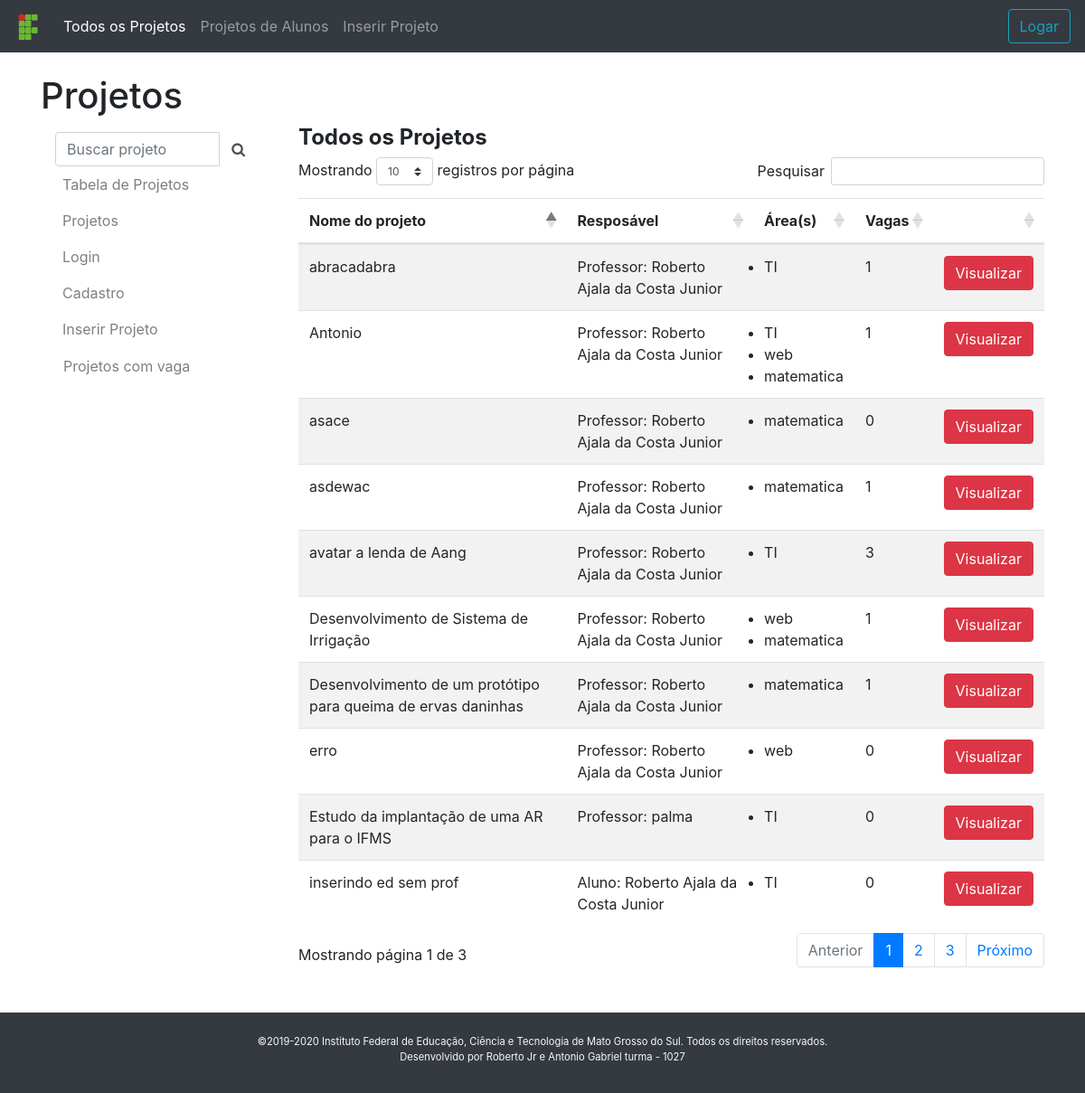
The page /views/tabela_projetos.php on the database its author committed.
### tables this page shows
CREATE TABLE `projeto` (
  `idProj` int(11) NOT NULL,
  `idProf` int(11) DEFAULT NULL,
  `idAluno` int(11) DEFAULT NULL,
  `tituloProj` varchar(255) NOT NULL,
  `dataIniProj` date DEFAULT NULL,
  `dataFinProj` date DEFAULT NULL,
  `resumoProj` mediumtext NOT NULL,
  `fotoProj` varchar(200) DEFAULT NULL,
  `vagasProj` int(11) NOT NULL,
  `inscritosProj` int(11) NOT NULL,
  `vagasRestantes` int(11) NOT NULL,
  `orienta` tinyint(4) DEFAULT NULL
);

CREATE TABLE `professor` (
  `idProf` int(11) NOT NULL,
  `idLogin` int(11) NOT NULL,
  `nomeProf` varchar(255) DEFAULT NULL,
  `cpfProf` varchar(14) DEFAULT NULL,
  `idCampus` int(11) DEFAULT NULL,
  `siap` varchar(255) DEFAULT NULL,
  `telefone` varchar(15) DEFAULT NULL,
  `privilegios` int(11) DEFAULT NULL
);

CREATE TABLE `areaprojeto` (
  `id` int(11) NOT NULL,
  `idProjeto` int(11) NOT NULL,
  `idArea` int(11) NOT NULL
);

CREATE TABLE `areainteresse` (
  `idArea` int(11) NOT NULL,
  `nomeArea` varchar(255) DEFAULT NULL
);

CREATE TABLE `aluno` (
  `idAluno` int(11) NOT NULL,
  `idLogin` int(11) NOT NULL,
  `nomeAluno` varchar(255) DEFAULT NULL,
  `idCurso` int(11) DEFAULT NULL,
  `idCampus` int(11) DEFAULT NULL,
  `cpfAluno` varchar(14) DEFAULT NULL,
  `raAluno` int(11) DEFAULT NULL,
  `turma` varchar(5) DEFAULT NULL,
  `privilegios` int(11) DEFAULT NULL
);

### views/tabela_projetos.php (the view, shortened to what this page needs)
<!DOCTYPE html>
<html lang="pt-br">
<head>
    <?php
    require_once('navbar/navbar.php');
    require_once('../bd/conexao.php');
    $titulo = "Projetos";
    $sql = "SELECT * FROM projeto";
    $resultadoSQL= mysqli_query($conexao, $sql);
    $vetorUmRegistro = mysqli_fetch_assoc($resultadoSQL);
    $vetorTodosProj = array();
    while($vetorUmRegistro != null){
        array_push($vetorTodosProj, $vetorUmRegistro);
        $vetorUmRegistro = mysqli_fetch_assoc($resultadoSQL);
    }
    $sql = "SELECT DISTINCT professor.idProf, professor.nomeProf FROM projeto INNER JOIN professor ON projeto.idProf = professor.idProf";
    $resultadoSQL= mysqli_query($conexao, $sql);
    $vetorUmRegistro = mysqli_fetch_assoc($resultadoSQL);
    $vetorProfessores = array();
    while($vetorUmRegistro != null){
        array_push($vetorProfessores, $vetorUmRegistro);
        $vetorUmRegistro = mysqli_fetch_assoc($resultadoSQL);
    }
    $sql = "SELECT DISTINCT aluno.nomeAluno, aluno.idAluno FROM aluno INNER JOIN projeto ON aluno.idAluno = projeto.idAluno";
    $resultadoSQL= mysqli_query($conexao, $sql);
    $vetorUmRegistro = mysqli_fetch_assoc($resultadoSQL);
    $vetorAlunos = array();
    while($vetorUmRegistro != null){
        array_push($vetorAlunos, $vetorUmRegistro);
        $vetorUmRegistro = mysqli_fetch_assoc($resultadoSQL);
    }
    $sql = "SELECT areaprojeto.idProjeto, areainteresse.nomeArea FROM areaprojeto INNER JOIN
    areainteresse ON areaprojeto.idArea = areainteresse.idArea";
    $sqlprep = $conexao->prepare($sql);
    $sqlprep->execute();
    $resultadoSql = $sqlprep->get_result();
    $vetorUmRegistro = mysqli_fetch_assoc($resultadoSql);
    $vetorAreasProj = array();
    while($vetorUmRegistro != null){
        array_push($vetorAreasProj, $vetorUmRegistro);
        $vetorUmRegistro = mysqli_fetch_assoc($resultadoSql);
    }
    ?>
    </head>
<body>
<br>
<div class="container">
    <div class="page-header">
        <div class="row">
            <div class="col-sm-8 col-md-9  col-lg-6 col-xl-6">
                <h1><?php echo($titulo) ?></h1>
            </div>
            <div class="col-sm-4 col-md-3">
                <nav class="navbar navbar-expand-lg navbar-light">
                </nav>
            </div>
        </div>
    </div>
    <div class="row">
        <div class="col-xl-3 col-lg-3">
            <nav class="navbar navbar-expand-lg navbar-light">
                <?php require_once("navbar/menu_lateral.php") ?>
            </nav>
        </div>
        <div class="col-xl-9 col-lg-9">
            <h4><strong>Todos os Projetos</strong></h4>
            <div class="table-responsive">
                <table class="Tabela table table-striped table-hover display" style="width:100%">
                    <thead>
                        <tr>
                            <th>Nome do projeto</th>
                            <th>Resposável</th>
                            <th>Área(s)</th>
                            <th>Vagas</th>
                            <th></th>
                        </tr>
                    </thead>
                    <tbody>
                        <?php foreach($vetorTodosProj as $Vet) {?>
                            <tr>
                                <td><?php echo($Vet["tituloProj"]); ?></td>
                                <td>
                                    <?php if($Vet['idAluno'] != NULL){ ?>
                                        <?php foreach($vetorAlunos as $vA){ ?>
                                            <?php if($vA['idAluno'] == $Vet['idAluno']){ ?>
                                                Aluno: <?php echo($vA['nomeAluno']); ?>
                                            <?php break; ?>
                                            <?php } ?>
                                        <?php } ?>
                                    <?php } else { ?>
                                        <?php foreach($vetorProfessores as $vP){ ?>
                                            <?php if($vP['idProf'] == $Vet['idProf']){ ?>
                                                Professor: <?php echo($vP['nomeProf']); ?>
                                            <?php break; ?>
                                            <?php } ?>
                                        <?php } ?>
                                    <?php } ?>
                                </td>
                                <td>
                                    <ul class="list-group">
                                        <?php foreach($vetorAreasProj as $vetArea){
                                            if($vetArea["idProjeto"]==$Vet["idProj"]){ ?>
                                                <li><?php echo($vetArea["nomeArea"]);?></li>
                                        <?php }
                                        } ?>
                                    </ul>
                                </td>
                                <td><?php echo($Vet["vagasRestantes"]); ?></td>
                                <td>
                                    <form action="projeto.php" method="post">
                                        <button type="submit" class="btn btn-danger">Visualizar</button>
                                    </form>
                                </td>
                            </tr>
                        <?php } ?>
                    </tbody>
                </table>
            </div>
        </div>
    </div>
</div>
</body>
<br>
<?php include_once('navbar/footer.php'); ?>
<link rel="stylesheet" href="https://cdnjs.cloudflare.com/ajax/libs/twitter-bootstrap/4.1.3/css/bootstrap.css">
<link rel="stylesheet" href="https://cdn.datatables.net/1.10.20/css/dataTables.bootstrap4.min.css">

### rows shown on the page
projeto: tituloProj "Desenvolvimento de Sistema de Irrigação", vagasRestantes "1"
professor: nomeProf "Roberto Ajala da Costa Junior"
areaprojeto: idArea.nomeArea "web"
areaprojeto: idArea.nomeArea "matematica"
projeto: tituloProj "Desenvolvimento de um protótipo para queima de ervas daninhas", vagasRestantes "1"
areaprojeto: idArea.nomeArea "matematica"
projeto: tituloProj "asace", vagasRestantes "0"
areaprojeto: idArea.nomeArea "matematica"
projeto: tituloProj "asdewac", vagasRestantes "1"
areaprojeto: idArea.nomeArea "matematica"
projeto: tituloProj "avatar a lenda de Aang", vagasRestantes "3"
areaprojeto: idArea.nomeArea "TI"
projeto: tituloProj "Antonio", vagasRestantes "1"
areaprojeto: idArea.nomeArea "TI"
areaprojeto: idArea.nomeArea "web"
areaprojeto: idArea.nomeArea "matematica"
projeto: tituloProj "abracadabra", vagasRestantes "1"
areaprojeto: idArea.nomeArea "TI"
projeto: tituloProj "erro", vagasRestantes "0"
areaprojeto: idArea.nomeArea "web"
projeto: tituloProj "inserindo ed sem prof", vagasRestantes "0"
aluno: nomeAluno "Roberto Ajala da Costa Junior"
areaprojeto: idArea.nomeArea "TI"
projeto: tituloProj "Estudo da implantação de uma AR para o IFMS", vagasRestantes "0"
professor: nomeProf "palma"
areaprojeto: idArea.nomeArea "TI"

### other values the page prints
$titulo "Projetos"
